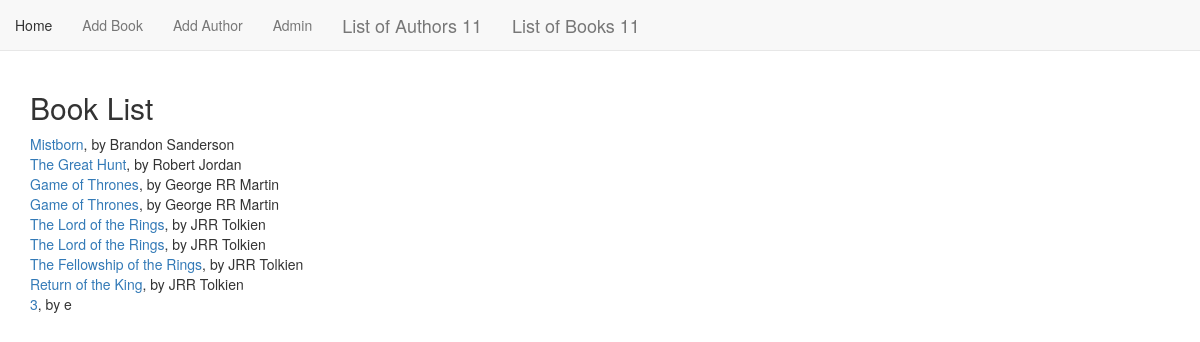
The app's page /book_app/books_list/, older data.
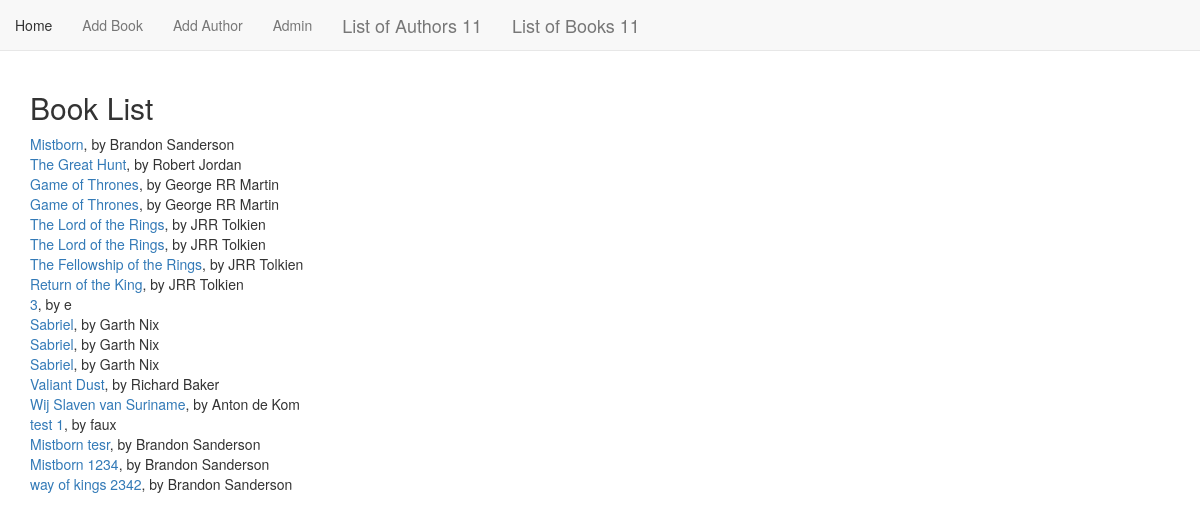
The same page, newer data.
### book_app/models.py (models this page shows, shortened)
class Book(models.Model):
    title = models.CharField(max_length=255)
    year_published = models.IntegerField(null=True)
    author = models.ForeignKey(
        Author, related_name='book', on_delete=models.CASCADE)
    rating = models.FloatField(null=True)
    cover = models.TextField(blank=True)

class Author(models.Model):
    name = models.CharField(max_length=50)
    age = models.IntegerField(null=True)
    def __str__(self):
        return self.name

### book_app/views.py (the view)
# urls.py: path('books_list/', views.books_index_view, name='book_list'),
def books_index_view(request):
    books_from_db = models.Book.objects.filter()
    return render(request, 'book_app/book_list.html', {'books': books_from_db})

### book_app/templates/book_app/book_list.html
{% extends "book_app/book_app_base.html" %}
{% block body_block %}
<h2>Book List</h2>
{% for book in books %}
    <div class="card">
        <div class="card-content">
            <span class="card-title">
                <a href="{% url 'simon:book_update' book.id %}">{{book.title}}</a>, by {{book.author}}
            </span>
        </div>
    </div>
{% endfor %}
{% endblock %}

### book_app/templates/book_app/book_app_base.html (shortened to what this page needs)
<!DOCTYPE html>
<html lang="en">
<head>
    <link rel="stylesheet" href="https://maxcdn.bootstrapcdn.com/bootstrap/3.3.7/css/bootstrap.min.css"
>
</head>
<body>
    <nav class="navbar navbar-default navbar-static-top">
        <ul class="nav navbar-nav">
            <li><a class="navbar-link" href="{% url 'simon:home' %}">Home</a></li>
            <li><a class="navbar-link" href="{% url 'simon:book_create' %}">Add Book</a></li>
            <li><a class="navbar-link" href="{% url 'simon:create' %}">Add Author</a></li>
            <li><a class="navbar-link" href="{% url 'admin:index' %}">Admin</a></li>
            <li><a class="navbar-brand" href="{% url 'simon:author_list' %}">List of Authors 11</a></li>
            <li><a class="navbar-brand" href="{% url 'simon:book_list' %}">List of Books 11</a></li>
        </ul>
    </nav>
    <div class="container">
        {% block body_block %}
        {% endblock %}
    </div>
</body>
</html>

Row changes from the older to the newer data that the page shows:
added Book: title "Sabriel", author "Garth Nix"
added Book: title "Sabriel", author "Garth Nix"
added Book: title "Sabriel", author "Garth Nix"
added Book: title "Valiant Dust", author "Richard Baker"
added Book: title "Wij Slaven van Suriname", author "Anton de Kom"
added Book: title "test 1", author "faux"
added Book: title "Mistborn tesr", author "Brandon Sanderson"
added Book: title "Mistborn 1234", author "Brandon Sanderson"
added Book: title "way of kings 2342", author "Brandon Sanderson"
